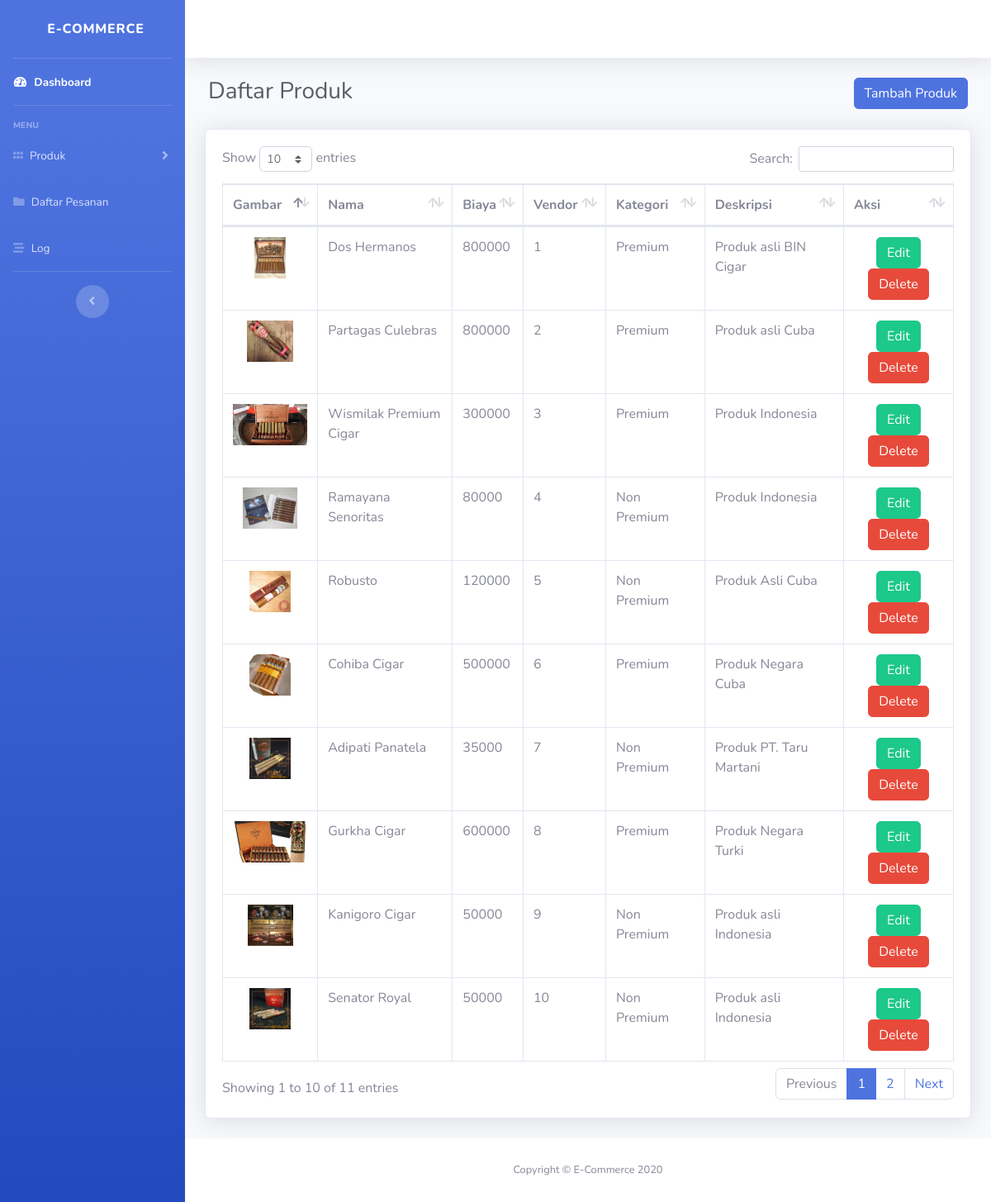
Screenshot of /products (signed in) with the database file from the repository.
### tables this page shows
CREATE TABLE `products` (
  `vend_id` varchar(7) NOT NULL,
  `prod_name` varchar(255) NOT NULL,
  `prod_price` int(11) NOT NULL,
  `prod_image` blob NOT NULL,
  `prod_desc` text NOT NULL,
  `cat_id` char(15) NOT NULL,
  `prod_id` char(15) NOT NULL
);

CREATE TABLE `category` (
  `cat_id` char(7) NOT NULL,
  `cat_name` char(100) DEFAULT NULL
);

### application/modules/products/controllers/Products.php (called while the page is built, shortened)
<?php
class Products extends CI_Controller {
	function __construct()
	{
        $this->load->model('Barang');
	}
	public function index()
	{
		$data['judul'] = "Daftar Produk";
        $data['barang'] = $this->Barang->getAllBarang();
        $data['username'] = $this->session->userdata('username');
		$this->load->view('dashboard/template/home_header', $data);
		$this->load->view('dashboard/template/home_sidebar');
		$this->load->view('dashboard/template/home_topbar', $data);
		$this->load->view('index', $data);
		$this->load->view('dashboard/template/home_footer');
	}
}

### index.php (called while the page is built, shortened)
<?php
require_once BASEPATH.'core/CodeIgniter.php';

### application/modules/products/models/Barang.php (called while the page is built, shortened)
<?php
class Barang extends CI_Model{
    public function getAllBarang()
    {
        $this->db->select('*');
        $this->db->from('products');
        $this->db->join('category', 'products.cat_id = category.cat_id');
        $query=$this->db->get();
        return $query->result_array();
    }
}

### application/modules/products/views/index.php (the view, shortened to what this page needs)
<div class="container-fluid">
    <div class="row">
        <h1 class="h3 mb-4 text-gray-800 ml-3">Daftar Produk</h1>
        <a class="btn btn-primary h3 mb-4 ml-auto mr-3" href="<?= base_url('products/add'); ?>">Tambah Produk</a>
    </div>
    <div class="card shadow mb-4">
        <div class="card-body">
            <div class="table-responsive">
                <table class="table table-bordered" id="dataTable" width="100%" cellspacing="0">
                    <thead>
                        <tr>
                            <th>Gambar</th>
                            <th>Nama</th>
                            <th>Biaya</th>
                            <th>Vendor</th>
                            <th>Kategori</th>
                            <th>Deskripsi</th>
                            <th>Aksi</th>
                        </tr>
                    </thead>
                    <tbody>
                        <?php
                        foreach ($barang as $p) : ?>
                            <tr>
                                <td>
                                    <center>
                                        <img src="<?= base_url('assets/img/produk/'), $p['prod_image'] ?>" height="50px">
                                    </center>
                                </td>
                                <td><?= $p['prod_name'] ?></td>
                                <td><?= $p['prod_price'] ?></td>
                                <td><?= $p['vend_id'] ?></td>
                                <td><?= $p['cat_name'] ?></td>
                                <td><?= $p['prod_desc'] ?></td>
                                <td>
                                    <center>
                                        <a class="btn btn-success" href="<?= base_url('products/edit/'), $p['prod_id'] ?>">Edit</a>
                                        <a class="btn btn-danger" href="<?= base_url('products/delete/'), $p['prod_id'] ?>">Delete</a>
                                </td>
                            </tr>
                        <?php endforeach; ?>
                    </tbody>
                </table>
            </div>
        </div>
    </div>
</div>

### rows the page displays
products: prod_image (picture), prod_name "Dos Hermanos", prod_price "800000", vend_id "1", cat.cat_name "Premium", prod_desc "Produk asli BIN Cigar"
products: prod_image (picture), prod_name "Partagas Culebras", prod_price "800000", vend_id "2", cat.cat_name "Premium", prod_desc "Produk asli Cuba"
products: prod_image (picture), prod_name "Wismilak Premium Cigar", prod_price "300000", vend_id "3", cat.cat_name "Premium", prod_desc "Produk Indonesia"
products: prod_image (picture), prod_name "Ramayana Senoritas", prod_price "80000", vend_id "4", cat.cat_name "Non Premium", prod_desc "Produk Indonesia"
products: prod_image (picture), prod_name "Robusto", prod_price "120000", vend_id "5", cat.cat_name "Non Premium", prod_desc "Produk Asli Cuba"
products: prod_image (picture), prod_name "Cohiba Cigar", prod_price "500000", vend_id "6", cat.cat_name "Premium", prod_desc "Produk Negara Cuba"
products: prod_image (picture), prod_name "Adipati Panatela", prod_price "35000", vend_id "7", cat.cat_name "Non Premium", prod_desc "Produk PT. Taru Martani"
products: prod_image (picture), prod_name "Gurkha Cigar", prod_price "600000", vend_id "8", cat.cat_name "Premium", prod_desc "Produk Negara Turki"
products: prod_image (picture), prod_name "Kanigoro Cigar", prod_price "50000", vend_id "9", cat.cat_name "Non Premium", prod_desc "Produk asli Indonesia"
products: prod_image (picture), prod_name "Senator Royal", prod_price "50000", vend_id "10", cat.cat_name "Non Premium", prod_desc "Produk asli Indonesia"
